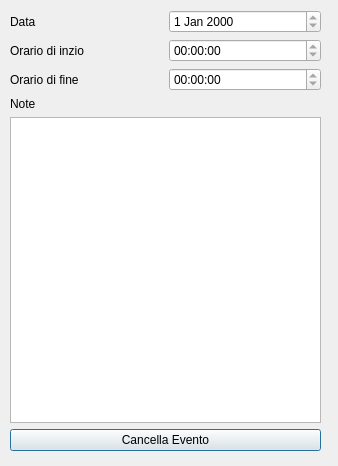
<?xml version="1.0" encoding="UTF-8"?>
<ui version="4.0">
 <class>EventView</class>
 <widget class="QDialog" name="EventView">
  <property name="geometry">
   <rect>
    <x>0</x>
    <y>0</y>
    <width>338</width>
    <height>466</height>
   </rect>
  </property>
  <property name="windowTitle">
   <string>Dialog</string>
  </property>
  <widget class="QWidget" name="verticalLayoutWidget_2">
   <property name="geometry">
    <rect>
     <x>10</x>
     <y>10</y>
     <width>311</width>
     <height>441</height>
    </rect>
   </property>
   <layout class="QVBoxLayout" name="verticalLayout_2">
    <item>
     <layout class="QVBoxLayout" name="verticalLayout">
      <item>
       <layout class="QHBoxLayout" name="horizontalLayout">
        <item>
         <widget class="QLabel" name="DateLabel">
          <property name="text">
           <string>Data</string>
          </property>
         </widget>
        </item>
        <item>
         <widget class="QDateEdit" name="dateEdit">
          <property name="enabled">
           <bool>true</bool>
          </property>
          <property name="wrapping">
           <bool>false</bool>
          </property>
          <property name="readOnly">
           <bool>true</bool>
          </property>
         </widget>
        </item>
       </layout>
      </item>
      <item>
       <layout class="QHBoxLayout" name="horizontalLayout_3">
        <item>
         <widget class="QLabel" name="StartTimeLabel">
          <property name="text">
           <string>Orario di inzio</string>
          </property>
         </widget>
        </item>
        <item>
         <widget class="QTimeEdit" name="StartTimeEdit">
          <property name="readOnly">
           <bool>true</bool>
          </property>
         </widget>
        </item>
       </layout>
      </item>
      <item>
       <layout class="QHBoxLayout" name="horizontalLayout_2">
        <item>
         <widget class="QLabel" name="EndTimeLabel">
          <property name="text">
           <string>Orario di fine</string>
          </property>
         </widget>
        </item>
        <item>
         <widget class="QTimeEdit" name="EndTimeEdit">
          <property name="readOnly">
           <bool>true</bool>
          </property>
         </widget>
        </item>
       </layout>
      </item>
     </layout>
    </item>
    <item>
     <widget class="QLabel" name="NoteLabel">
      <property name="text">
       <string>Note</string>
      </property>
     </widget>
    </item>
    <item>
     <widget class="QTextEdit" name="NoteEdit">
      <property name="readOnly">
       <bool>true</bool>
      </property>
     </widget>
    </item>
    <item>
     <widget class="QPushButton" name="DeleteButton">
      <property name="text">
       <string>Cancella Evento</string>
      </property>
     </widget>
    </item>
   </layout>
  </widget>
 </widget>
 <resources/>
 <connections/>
</ui>
